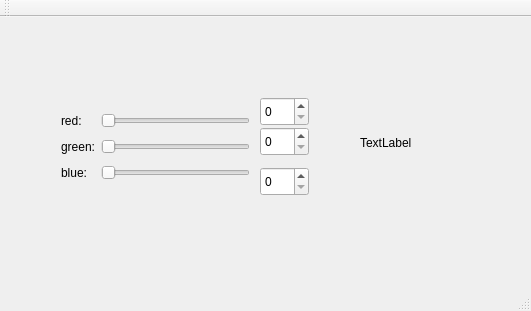
<?xml version="1.0" encoding="UTF-8"?>
<ui version="4.0">
 <class>MainWindow</class>
 <widget class="QMainWindow" name="MainWindow">
  <property name="geometry">
   <rect>
    <x>0</x>
    <y>0</y>
    <width>531</width>
    <height>311</height>
   </rect>
  </property>
  <property name="windowTitle">
   <string>MainWindow</string>
  </property>
  <widget class="QWidget" name="centralWidget">
   <widget class="QWidget" name="gridLayoutWidget">
    <property name="geometry">
     <rect>
      <x>50</x>
      <y>80</y>
      <width>211</width>
      <height>101</height>
     </rect>
    </property>
    <layout class="QGridLayout" name="gridLayout">
     <item row="1" column="1">
      <widget class="QSlider" name="horizontalSliderRed">
       <property name="orientation">
        <enum>Qt::Horizontal</enum>
       </property>
      </widget>
     </item>
     <item row="3" column="0">
      <widget class="QLabel" name="labelBlue">
       <property name="text">
        <string>blue:</string>
       </property>
      </widget>
     </item>
     <item row="1" column="0">
      <widget class="QLabel" name="labelRed">
       <property name="text">
        <string>red:</string>
       </property>
      </widget>
     </item>
     <item row="3" column="1">
      <widget class="QSlider" name="horizontalSliderBlue">
       <property name="orientation">
        <enum>Qt::Horizontal</enum>
       </property>
      </widget>
     </item>
     <item row="2" column="1">
      <widget class="QSlider" name="horizontalSliderGreen">
       <property name="orientation">
        <enum>Qt::Horizontal</enum>
       </property>
      </widget>
     </item>
     <item row="2" column="0">
      <widget class="QLabel" name="labelGreen">
       <property name="text">
        <string>green:</string>
       </property>
      </widget>
     </item>
    </layout>
   </widget>
   <widget class="QLabel" name="colorLabel">
    <property name="geometry">
     <rect>
      <x>360</x>
      <y>100</y>
      <width>62</width>
      <height>51</height>
     </rect>
    </property>
    <property name="text">
     <string>TextLabel</string>
    </property>
   </widget>
   <widget class="QSpinBox" name="spinBoxRed">
    <property name="geometry">
     <rect>
      <x>260</x>
      <y>80</y>
      <width>49</width>
      <height>29</height>
     </rect>
    </property>
   </widget>
   <widget class="QSpinBox" name="spinBoxGreen">
    <property name="geometry">
     <rect>
      <x>260</x>
      <y>110</y>
      <width>49</width>
      <height>29</height>
     </rect>
    </property>
   </widget>
   <widget class="QSpinBox" name="spinBoxBlue">
    <property name="geometry">
     <rect>
      <x>260</x>
      <y>150</y>
      <width>49</width>
      <height>29</height>
     </rect>
    </property>
   </widget>
  </widget>
  <widget class="QMenuBar" name="menuBar">
   <property name="geometry">
    <rect>
     <x>0</x>
     <y>0</y>
     <width>531</width>
     <height>25</height>
    </rect>
   </property>
  </widget>
  <widget class="QToolBar" name="mainToolBar">
   <attribute name="toolBarArea">
    <enum>TopToolBarArea</enum>
   </attribute>
   <attribute name="toolBarBreak">
    <bool>false</bool>
   </attribute>
  </widget>
  <widget class="QStatusBar" name="statusBar"/>
 </widget>
 <layoutdefault spacing="6" margin="11"/>
 <resources/>
 <connections>
  <connection>
   <sender>horizontalSliderRed</sender>
   <signal>valueChanged(int)</signal>
   <receiver>spinBoxRed</receiver>
   <slot>setValue(int)</slot>
   <hints>
    <hint type="sourcelabel">
     <x>191</x>
     <y>135</y>
    </hint>
    <hint type="destinationlabel">
     <x>283</x>
     <y>126</y>
    </hint>
   </hints>
  </connection>
  <connection>
   <sender>spinBoxRed</sender>
   <signal>valueChanged(int)</signal>
   <receiver>horizontalSliderRed</receiver>
   <slot>setValue(int)</slot>
   <hints>
    <hint type="sourcelabel">
     <x>277</x>
     <y>141</y>
    </hint>
    <hint type="destinationlabel">
     <x>153</x>
     <y>136</y>
    </hint>
   </hints>
  </connection>
  <connection>
   <sender>horizontalSliderGreen</sender>
   <signal>valueChanged(int)</signal>
   <receiver>spinBoxGreen</receiver>
   <slot>setValue(int)</slot>
   <hints>
    <hint type="sourcelabel">
     <x>232</x>
     <y>166</y>
    </hint>
    <hint type="destinationlabel">
     <x>274</x>
     <y>168</y>
    </hint>
   </hints>
  </connection>
  <connection>
   <sender>spinBoxGreen</sender>
   <signal>valueChanged(int)</signal>
   <receiver>horizontalSliderGreen</receiver>
   <slot>setValue(int)</slot>
   <hints>
    <hint type="sourcelabel">
     <x>283</x>
     <y>180</y>
    </hint>
    <hint type="destinationlabel">
     <x>216</x>
     <y>169</y>
    </hint>
   </hints>
  </connection>
  <connection>
   <sender>horizontalSliderBlue</sender>
   <signal>valueChanged(int)</signal>
   <receiver>spinBoxBlue</receiver>
   <slot>setValue(int)</slot>
   <hints>
    <hint type="sourcelabel">
     <x>218</x>
     <y>200</y>
    </hint>
    <hint type="destinationlabel">
     <x>284</x>
     <y>219</y>
    </hint>
   </hints>
  </connection>
  <connection>
   <sender>spinBoxBlue</sender>
   <signal>valueChanged(int)</signal>
   <receiver>horizontalSliderBlue</receiver>
   <slot>setValue(int)</slot>
   <hints>
    <hint type="sourcelabel">
     <x>266</x>
     <y>202</y>
    </hint>
    <hint type="destinationlabel">
     <x>139</x>
     <y>209</y>
    </hint>
   </hints>
  </connection>
 </connections>
</ui>
